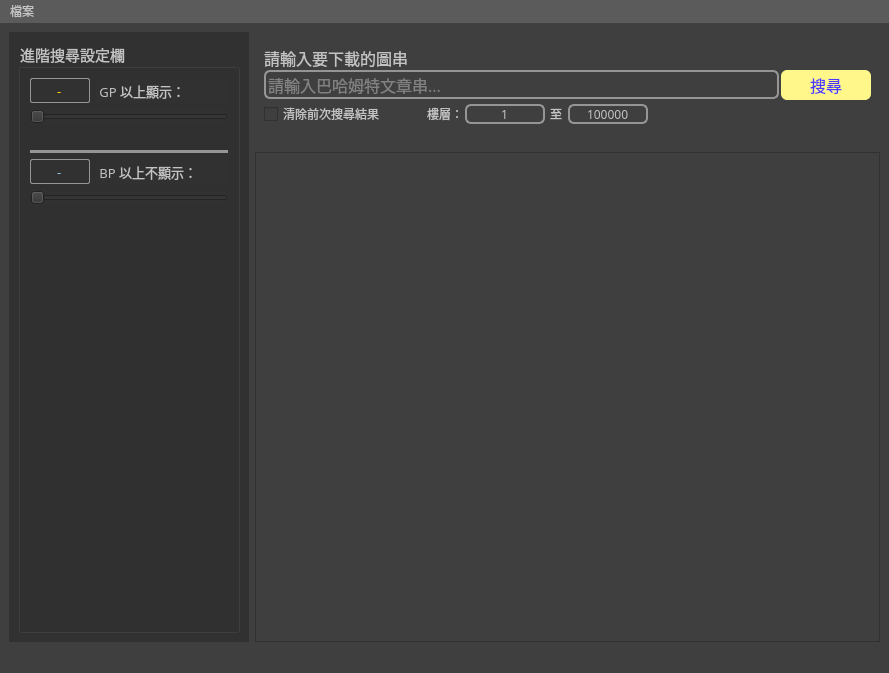
<?xml version="1.0" encoding="UTF-8"?>
<ui version="4.0">
 <class>MainWindow</class>
 <widget class="QMainWindow" name="MainWindow">
  <property name="geometry">
   <rect>
    <x>0</x>
    <y>0</y>
    <width>889</width>
    <height>673</height>
   </rect>
  </property>
  <property name="font">
   <font>
    <family>jf open 粉圓 1.1</family>
    <pointsize>11</pointsize>
   </font>
  </property>
  <property name="tabletTracking">
   <bool>false</bool>
  </property>
  <property name="windowTitle">
   <string>MainWindow</string>
  </property>
  <property name="autoFillBackground">
   <bool>false</bool>
  </property>
  <property name="styleSheet">
   <string notr="true">background-color:rgb(63, 63, 63)</string>
  </property>
  <property name="unifiedTitleAndToolBarOnMac">
   <bool>false</bool>
  </property>
  <widget class="QWidget" name="centralwidget">
   <layout class="QHBoxLayout" name="horizontalLayout_2">
    <item>
     <widget class="QWidget" name="filterWidget" native="true">
      <property name="minimumSize">
       <size>
        <width>240</width>
        <height>0</height>
       </size>
      </property>
      <property name="maximumSize">
       <size>
        <width>240</width>
        <height>16777215</height>
       </size>
      </property>
      <property name="styleSheet">
       <string notr="true">background-color:rgb(49, 49, 49)</string>
      </property>
      <layout class="QVBoxLayout" name="verticalLayout">
       <item>
        <widget class="QGroupBox" name="groupBox">
         <property name="font">
          <font>
           <family>微軟正黑體</family>
           <pointsize>11</pointsize>
          </font>
         </property>
         <property name="styleSheet">
          <string notr="true">color:rgb(195, 195, 195)</string>
         </property>
         <property name="title">
          <string>進階搜尋設定欄</string>
         </property>
         <layout class="QVBoxLayout" name="verticalLayout_4">
          <item>
           <layout class="QHBoxLayout" name="horizontalLayout_3">
            <item>
             <widget class="QLineEdit" name="gpLineEdit">
              <property name="minimumSize">
               <size>
                <width>0</width>
                <height>25</height>
               </size>
              </property>
              <property name="maximumSize">
               <size>
                <width>60</width>
                <height>16777215</height>
               </size>
              </property>
              <property name="font">
               <font>
                <family>微軟正黑體</family>
                <pointsize>10</pointsize>
               </font>
              </property>
              <property name="styleSheet">
               <string notr="true">color:rgb(255, 213, 1);
border-style: solid;
border-color: rgb(149, 149, 149);
border-width: 1px;
border-radius:2px;</string>
              </property>
              <property name="text">
               <string>-</string>
              </property>
              <property name="alignment">
               <set>Qt::AlignCenter</set>
              </property>
             </widget>
            </item>
            <item>
             <widget class="QLabel" name="gpDisplayLabel">
              <property name="font">
               <font>
                <family>微軟正黑體</family>
                <pointsize>10</pointsize>
               </font>
              </property>
              <property name="styleSheet">
               <string notr="true">color:rgb(195, 195, 195)</string>
              </property>
              <property name="text">
               <string> GP 以上顯示：</string>
              </property>
             </widget>
            </item>
           </layout>
          </item>
          <item>
           <widget class="QSlider" name="gpSlider">
            <property name="maximum">
             <number>1000</number>
            </property>
            <property name="orientation">
             <enum>Qt::Horizontal</enum>
            </property>
           </widget>
          </item>
          <item>
           <spacer name="verticalSpacer_2">
            <property name="orientation">
             <enum>Qt::Vertical</enum>
            </property>
            <property name="sizeType">
             <enum>QSizePolicy::Fixed</enum>
            </property>
            <property name="sizeHint" stdset="0">
             <size>
              <width>20</width>
              <height>20</height>
             </size>
            </property>
           </spacer>
          </item>
          <item>
           <widget class="Line" name="line">
            <property name="autoFillBackground">
             <bool>false</bool>
            </property>
            <property name="styleSheet">
             <string notr="true">color: rgb(195, 195, 195);
border-style: solid;
border-color: rgb(149, 149, 149);
border-width: 2px;
border-radius: 6px;</string>
            </property>
            <property name="lineWidth">
             <number>3</number>
            </property>
            <property name="orientation">
             <enum>Qt::Horizontal</enum>
            </property>
           </widget>
          </item>
          <item>
           <layout class="QHBoxLayout" name="horizontalLayout">
            <item>
             <widget class="QLineEdit" name="bpLineEdit">
              <property name="minimumSize">
               <size>
                <width>0</width>
                <height>25</height>
               </size>
              </property>
              <property name="maximumSize">
               <size>
                <width>60</width>
                <height>16777215</height>
               </size>
              </property>
              <property name="font">
               <font>
                <family>微軟正黑體</family>
                <pointsize>10</pointsize>
               </font>
              </property>
              <property name="styleSheet">
               <string notr="true">color:rgb(144, 197, 226);
border-style: solid;
border-color: rgb(149, 149, 149);
border-width: 1px;
border-radius: 2px;</string>
              </property>
              <property name="text">
               <string>-</string>
              </property>
              <property name="alignment">
               <set>Qt::AlignCenter</set>
              </property>
             </widget>
            </item>
            <item>
             <widget class="QLabel" name="bpDisplayLabel">
              <property name="font">
               <font>
                <family>微軟正黑體</family>
                <pointsize>10</pointsize>
               </font>
              </property>
              <property name="styleSheet">
               <string notr="true">color:rgb(195, 195, 195)</string>
              </property>
              <property name="text">
               <string> BP 以上不顯示：</string>
              </property>
             </widget>
            </item>
           </layout>
          </item>
          <item>
           <widget class="QSlider" name="bpSlider">
            <property name="maximum">
             <number>1000</number>
            </property>
            <property name="orientation">
             <enum>Qt::Horizontal</enum>
            </property>
           </widget>
          </item>
          <item>
           <spacer name="verticalSpacer">
            <property name="orientation">
             <enum>Qt::Vertical</enum>
            </property>
            <property name="sizeHint" stdset="0">
             <size>
              <width>20</width>
              <height>40</height>
             </size>
            </property>
           </spacer>
          </item>
         </layout>
        </widget>
       </item>
      </layout>
     </widget>
    </item>
    <item>
     <layout class="QVBoxLayout" name="centerVerticalLayout">
      <property name="spacing">
       <number>0</number>
      </property>
      <property name="sizeConstraint">
       <enum>QLayout::SetDefaultConstraint</enum>
      </property>
      <property name="topMargin">
       <number>0</number>
      </property>
      <item>
       <widget class="QWidget" name="searchWidget" native="true">
        <property name="minimumSize">
         <size>
          <width>0</width>
          <height>120</height>
         </size>
        </property>
        <layout class="QVBoxLayout" name="verticalLayout_3">
         <property name="spacing">
          <number>7</number>
         </property>
         <property name="topMargin">
          <number>0</number>
         </property>
         <item>
          <layout class="QVBoxLayout" name="verticalLayout_2">
           <property name="spacing">
            <number>2</number>
           </property>
           <property name="topMargin">
            <number>0</number>
           </property>
           <item>
            <widget class="QLabel" name="searchDisplayLabel">
             <property name="minimumSize">
              <size>
               <width>0</width>
               <height>20</height>
              </size>
             </property>
             <property name="maximumSize">
              <size>
               <width>16777215</width>
               <height>20</height>
              </size>
             </property>
             <property name="font">
              <font>
               <family>jf open 粉圓 1.1</family>
               <pointsize>12</pointsize>
              </font>
             </property>
             <property name="styleSheet">
              <string notr="true">color:rgb(195, 195, 195)</string>
             </property>
             <property name="text">
              <string>請輸入要下載的圖串</string>
             </property>
            </widget>
           </item>
           <item>
            <layout class="QHBoxLayout" name="searchBarLayout">
             <property name="leftMargin">
              <number>0</number>
             </property>
             <property name="bottomMargin">
              <number>0</number>
             </property>
             <item>
              <widget class="QLineEdit" name="searchTextEdit">
               <property name="font">
                <font>
                 <family>jf open 粉圓 1.1</family>
                 <pointsize>12</pointsize>
                </font>
               </property>
               <property name="styleSheet">
                <string notr="true">color: rgb(195, 195, 195);
border-style: solid;
border-color: rgb(149, 149, 149);
border-width: 2px;
border-radius: 6px;</string>
               </property>
               <property name="placeholderText">
                <string>請輸入巴哈姆特文章串...</string>
               </property>
              </widget>
             </item>
             <item>
              <widget class="QPushButton" name="searchButton">
               <property name="minimumSize">
                <size>
                 <width>90</width>
                 <height>30</height>
                </size>
               </property>
               <property name="font">
                <font>
                 <family>jf open 粉圓 1.1</family>
                 <pointsize>12</pointsize>
                </font>
               </property>
               <property name="styleSheet">
                <string notr="true">color:rgb(73, 57, 255);
background-color:rgb(255, 247, 137);
border-style: solid;
border-radius: 6px;</string>
               </property>
               <property name="text">
                <string>搜尋</string>
               </property>
              </widget>
             </item>
            </layout>
           </item>
           <item>
            <layout class="QHBoxLayout" name="searchDetailLayout">
             <item>
              <widget class="QCheckBox" name="clearPreSeachCheckBox">
               <property name="font">
                <font>
                 <family>jf open 粉圓 1.1</family>
                </font>
               </property>
               <property name="styleSheet">
                <string notr="true">color:rgb(195, 195, 195)</string>
               </property>
               <property name="text">
                <string>清除前次搜尋結果</string>
               </property>
              </widget>
             </item>
             <item>
              <spacer name="horizontalSpacer">
               <property name="orientation">
                <enum>Qt::Horizontal</enum>
               </property>
               <property name="sizeType">
                <enum>QSizePolicy::Fixed</enum>
               </property>
               <property name="sizeHint" stdset="0">
                <size>
                 <width>40</width>
                 <height>20</height>
                </size>
               </property>
              </spacer>
             </item>
             <item>
              <widget class="QLabel" name="floorDisplayLabel">
               <property name="font">
                <font>
                 <family>jf open 粉圓 1.1</family>
                </font>
               </property>
               <property name="styleSheet">
                <string notr="true">color:rgb(195, 195, 195)</string>
               </property>
               <property name="text">
                <string>樓層：</string>
               </property>
              </widget>
             </item>
             <item>
              <widget class="QSpinBox" name="floorTextEditStart">
               <property name="minimumSize">
                <size>
                 <width>80</width>
                 <height>20</height>
                </size>
               </property>
               <property name="maximumSize">
                <size>
                 <width>16777215</width>
                 <height>20</height>
                </size>
               </property>
               <property name="font">
                <font>
                 <family>微軟正黑體</family>
                 <pointsize>9</pointsize>
                </font>
               </property>
               <property name="styleSheet">
                <string notr="true">color: rgb(195, 195, 195);
border-style: solid;
border-color: rgb(149, 149, 149);
border-width: 2px;
border-radius: 6px;</string>
               </property>
               <property name="wrapping">
                <bool>false</bool>
               </property>
               <property name="frame">
                <bool>true</bool>
               </property>
               <property name="alignment">
                <set>Qt::AlignCenter</set>
               </property>
               <property name="buttonSymbols">
                <enum>QAbstractSpinBox::NoButtons</enum>
               </property>
               <property name="keyboardTracking">
                <bool>true</bool>
               </property>
               <property name="showGroupSeparator" stdset="0">
                <bool>false</bool>
               </property>
               <property name="minimum">
                <number>1</number>
               </property>
               <property name="value">
                <number>1</number>
               </property>
              </widget>
             </item>
             <item>
              <widget class="QLabel" name="floorDisplayLabel_2">
               <property name="maximumSize">
                <size>
                 <width>16777215</width>
                 <height>20</height>
                </size>
               </property>
               <property name="font">
                <font>
                 <family>jf open 粉圓 1.1</family>
                </font>
               </property>
               <property name="styleSheet">
                <string notr="true">color:rgb(195, 195, 195)</string>
               </property>
               <property name="text">
                <string> 至 </string>
               </property>
              </widget>
             </item>
             <item>
              <widget class="QSpinBox" name="floorTextEditEnd">
               <property name="minimumSize">
                <size>
                 <width>80</width>
                 <height>20</height>
                </size>
               </property>
               <property name="maximumSize">
                <size>
                 <width>16777215</width>
                 <height>20</height>
                </size>
               </property>
               <property name="font">
                <font>
                 <family>微軟正黑體</family>
                 <pointsize>9</pointsize>
                </font>
               </property>
               <property name="styleSheet">
                <string notr="true">color: rgb(195, 195, 195);
border-style: solid;
border-color: rgb(149, 149, 149);
border-width: 2px;
border-radius: 6px;</string>
               </property>
               <property name="wrapping">
                <bool>false</bool>
               </property>
               <property name="frame">
                <bool>true</bool>
               </property>
               <property name="alignment">
                <set>Qt::AlignCenter</set>
               </property>
               <property name="buttonSymbols">
                <enum>QAbstractSpinBox::NoButtons</enum>
               </property>
               <property name="keyboardTracking">
                <bool>true</bool>
               </property>
               <property name="showGroupSeparator" stdset="0">
                <bool>false</bool>
               </property>
               <property name="maximum">
                <number>487630000</number>
               </property>
               <property name="value">
                <number>999999</number>
               </property>
              </widget>
             </item>
             <item>
              <spacer name="horizontalSpacer_2">
               <property name="orientation">
                <enum>Qt::Horizontal</enum>
               </property>
               <property name="sizeHint" stdset="0">
                <size>
                 <width>40</width>
                 <height>20</height>
                </size>
               </property>
              </spacer>
             </item>
            </layout>
           </item>
          </layout>
         </item>
        </layout>
       </widget>
      </item>
      <item>
       <widget class="QScrollArea" name="centerScrollArea">
        <property name="styleSheet">
         <string notr="true"/>
        </property>
        <property name="horizontalScrollBarPolicy">
         <enum>Qt::ScrollBarAlwaysOff</enum>
        </property>
        <property name="widgetResizable">
         <bool>true</bool>
        </property>
        <property name="alignment">
         <set>Qt::AlignLeading|Qt::AlignLeft|Qt::AlignTop</set>
        </property>
        <widget class="QWidget" name="centerScrollAreaWidgetContents">
         <property name="geometry">
          <rect>
           <x>0</x>
           <y>0</y>
           <width>616</width>
           <height>478</height>
          </rect>
         </property>
        </widget>
       </widget>
      </item>
     </layout>
    </item>
   </layout>
  </widget>
  <widget class="QMenuBar" name="menubar">
   <property name="geometry">
    <rect>
     <x>0</x>
     <y>0</y>
     <width>889</width>
     <height>25</height>
    </rect>
   </property>
   <property name="font">
    <font>
     <family>jf open 粉圓 1.1</family>
     <pointsize>9</pointsize>
    </font>
   </property>
   <property name="styleSheet">
    <string notr="true">color:rgb(195, 195, 195);
background-color:rgba(99, 99, 99, 192)</string>
   </property>
   <widget class="QMenu" name="menu">
    <property name="title">
     <string>檔案</string>
    </property>
   </widget>
   <addaction name="menu"/>
  </widget>
  <widget class="QStatusBar" name="statusbar"/>
 </widget>
 <resources/>
 <connections/>
</ui>
